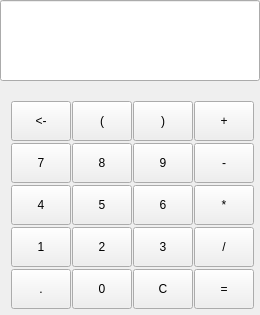
<?xml version="1.0" encoding="UTF-8"?>
<ui version="4.0">
 <class>Window</class>
 <widget class="QWidget" name="Window">
  <property name="geometry">
   <rect>
    <x>0</x>
    <y>0</y>
    <width>260</width>
    <height>315</height>
   </rect>
  </property>
  <property name="sizePolicy">
   <sizepolicy hsizetype="Preferred" vsizetype="Preferred">
    <horstretch>0</horstretch>
    <verstretch>0</verstretch>
   </sizepolicy>
  </property>
  <property name="minimumSize">
   <size>
    <width>260</width>
    <height>315</height>
   </size>
  </property>
  <property name="maximumSize">
   <size>
    <width>260</width>
    <height>315</height>
   </size>
  </property>
  <property name="windowTitle">
   <string>Widget</string>
  </property>
  <widget class="QLineEdit" name="lineEdit">
   <property name="geometry">
    <rect>
     <x>0</x>
     <y>0</y>
     <width>260</width>
     <height>81</height>
    </rect>
   </property>
   <property name="sizePolicy">
    <sizepolicy hsizetype="Preferred" vsizetype="Preferred">
     <horstretch>0</horstretch>
     <verstretch>0</verstretch>
    </sizepolicy>
   </property>
   <property name="minimumSize">
    <size>
     <width>260</width>
     <height>81</height>
    </size>
   </property>
   <property name="maximumSize">
    <size>
     <width>260</width>
     <height>81</height>
    </size>
   </property>
   <property name="readOnly">
    <bool>false</bool>
   </property>
  </widget>
  <widget class="QWidget" name="layoutWidget">
   <property name="geometry">
    <rect>
     <x>0</x>
     <y>90</y>
     <width>260</width>
     <height>226</height>
    </rect>
   </property>
   <layout class="QGridLayout" name="gridLayout">
    <item row="4" column="0">
     <widget class="QPushButton" name="pushButton_20">
      <property name="minimumSize">
       <size>
        <width>60</width>
        <height>40</height>
       </size>
      </property>
      <property name="maximumSize">
       <size>
        <width>60</width>
        <height>40</height>
       </size>
      </property>
      <property name="text">
       <string>.</string>
      </property>
     </widget>
    </item>
    <item row="4" column="1">
     <widget class="QPushButton" name="pushButton_2">
      <property name="minimumSize">
       <size>
        <width>60</width>
        <height>40</height>
       </size>
      </property>
      <property name="maximumSize">
       <size>
        <width>60</width>
        <height>40</height>
       </size>
      </property>
      <property name="text">
       <string>0</string>
      </property>
     </widget>
    </item>
    <item row="4" column="3">
     <widget class="QPushButton" name="pushButton">
      <property name="minimumSize">
       <size>
        <width>60</width>
        <height>40</height>
       </size>
      </property>
      <property name="maximumSize">
       <size>
        <width>60</width>
        <height>40</height>
       </size>
      </property>
      <property name="text">
       <string>=</string>
      </property>
     </widget>
    </item>
    <item row="1" column="1">
     <widget class="QPushButton" name="pushButton_10">
      <property name="minimumSize">
       <size>
        <width>60</width>
        <height>40</height>
       </size>
      </property>
      <property name="maximumSize">
       <size>
        <width>60</width>
        <height>40</height>
       </size>
      </property>
      <property name="text">
       <string>8</string>
      </property>
     </widget>
    </item>
    <item row="1" column="3">
     <widget class="QPushButton" name="pushButton_13">
      <property name="minimumSize">
       <size>
        <width>60</width>
        <height>40</height>
       </size>
      </property>
      <property name="maximumSize">
       <size>
        <width>60</width>
        <height>40</height>
       </size>
      </property>
      <property name="text">
       <string>-</string>
      </property>
     </widget>
    </item>
    <item row="2" column="1">
     <widget class="QPushButton" name="pushButton_7">
      <property name="minimumSize">
       <size>
        <width>60</width>
        <height>40</height>
       </size>
      </property>
      <property name="maximumSize">
       <size>
        <width>60</width>
        <height>40</height>
       </size>
      </property>
      <property name="text">
       <string>5</string>
      </property>
     </widget>
    </item>
    <item row="1" column="0">
     <widget class="QPushButton" name="pushButton_9">
      <property name="minimumSize">
       <size>
        <width>60</width>
        <height>40</height>
       </size>
      </property>
      <property name="maximumSize">
       <size>
        <width>60</width>
        <height>40</height>
       </size>
      </property>
      <property name="text">
       <string>7</string>
      </property>
     </widget>
    </item>
    <item row="0" column="2">
     <widget class="QPushButton" name="pushButton_19">
      <property name="minimumSize">
       <size>
        <width>60</width>
        <height>40</height>
       </size>
      </property>
      <property name="maximumSize">
       <size>
        <width>60</width>
        <height>40</height>
       </size>
      </property>
      <property name="text">
       <string>)</string>
      </property>
     </widget>
    </item>
    <item row="2" column="0">
     <widget class="QPushButton" name="pushButton_6">
      <property name="minimumSize">
       <size>
        <width>60</width>
        <height>40</height>
       </size>
      </property>
      <property name="maximumSize">
       <size>
        <width>60</width>
        <height>40</height>
       </size>
      </property>
      <property name="text">
       <string>4</string>
      </property>
     </widget>
    </item>
    <item row="0" column="3">
     <widget class="QPushButton" name="pushButton_12">
      <property name="minimumSize">
       <size>
        <width>60</width>
        <height>40</height>
       </size>
      </property>
      <property name="maximumSize">
       <size>
        <width>60</width>
        <height>40</height>
       </size>
      </property>
      <property name="text">
       <string>+</string>
      </property>
     </widget>
    </item>
    <item row="0" column="0">
     <widget class="QPushButton" name="pushButton_17">
      <property name="minimumSize">
       <size>
        <width>60</width>
        <height>40</height>
       </size>
      </property>
      <property name="maximumSize">
       <size>
        <width>60</width>
        <height>40</height>
       </size>
      </property>
      <property name="text">
       <string>&lt;-</string>
      </property>
     </widget>
    </item>
    <item row="1" column="2">
     <widget class="QPushButton" name="pushButton_11">
      <property name="minimumSize">
       <size>
        <width>60</width>
        <height>40</height>
       </size>
      </property>
      <property name="maximumSize">
       <size>
        <width>60</width>
        <height>40</height>
       </size>
      </property>
      <property name="text">
       <string>9</string>
      </property>
     </widget>
    </item>
    <item row="0" column="1">
     <widget class="QPushButton" name="pushButton_18">
      <property name="minimumSize">
       <size>
        <width>60</width>
        <height>40</height>
       </size>
      </property>
      <property name="maximumSize">
       <size>
        <width>60</width>
        <height>40</height>
       </size>
      </property>
      <property name="text">
       <string>(</string>
      </property>
     </widget>
    </item>
    <item row="2" column="3">
     <widget class="QPushButton" name="pushButton_14">
      <property name="minimumSize">
       <size>
        <width>60</width>
        <height>40</height>
       </size>
      </property>
      <property name="maximumSize">
       <size>
        <width>60</width>
        <height>40</height>
       </size>
      </property>
      <property name="text">
       <string>*</string>
      </property>
     </widget>
    </item>
    <item row="3" column="0">
     <widget class="QPushButton" name="pushButton_3">
      <property name="minimumSize">
       <size>
        <width>60</width>
        <height>40</height>
       </size>
      </property>
      <property name="maximumSize">
       <size>
        <width>60</width>
        <height>40</height>
       </size>
      </property>
      <property name="text">
       <string>1</string>
      </property>
     </widget>
    </item>
    <item row="3" column="1">
     <widget class="QPushButton" name="pushButton_4">
      <property name="minimumSize">
       <size>
        <width>60</width>
        <height>40</height>
       </size>
      </property>
      <property name="maximumSize">
       <size>
        <width>60</width>
        <height>40</height>
       </size>
      </property>
      <property name="text">
       <string>2</string>
      </property>
     </widget>
    </item>
    <item row="3" column="2">
     <widget class="QPushButton" name="pushButton_5">
      <property name="minimumSize">
       <size>
        <width>60</width>
        <height>40</height>
       </size>
      </property>
      <property name="maximumSize">
       <size>
        <width>60</width>
        <height>40</height>
       </size>
      </property>
      <property name="text">
       <string>3</string>
      </property>
     </widget>
    </item>
    <item row="3" column="3">
     <widget class="QPushButton" name="pushButton_15">
      <property name="minimumSize">
       <size>
        <width>60</width>
        <height>40</height>
       </size>
      </property>
      <property name="maximumSize">
       <size>
        <width>60</width>
        <height>40</height>
       </size>
      </property>
      <property name="text">
       <string>/</string>
      </property>
     </widget>
    </item>
    <item row="4" column="2">
     <widget class="QPushButton" name="pushButton_16">
      <property name="minimumSize">
       <size>
        <width>60</width>
        <height>40</height>
       </size>
      </property>
      <property name="maximumSize">
       <size>
        <width>60</width>
        <height>40</height>
       </size>
      </property>
      <property name="text">
       <string>C</string>
      </property>
     </widget>
    </item>
    <item row="2" column="2">
     <widget class="QPushButton" name="pushButton_8">
      <property name="minimumSize">
       <size>
        <width>60</width>
        <height>40</height>
       </size>
      </property>
      <property name="maximumSize">
       <size>
        <width>60</width>
        <height>40</height>
       </size>
      </property>
      <property name="text">
       <string>6</string>
      </property>
     </widget>
    </item>
   </layout>
  </widget>
 </widget>
 <layoutdefault spacing="6" margin="11"/>
 <resources/>
 <connections/>
</ui>
